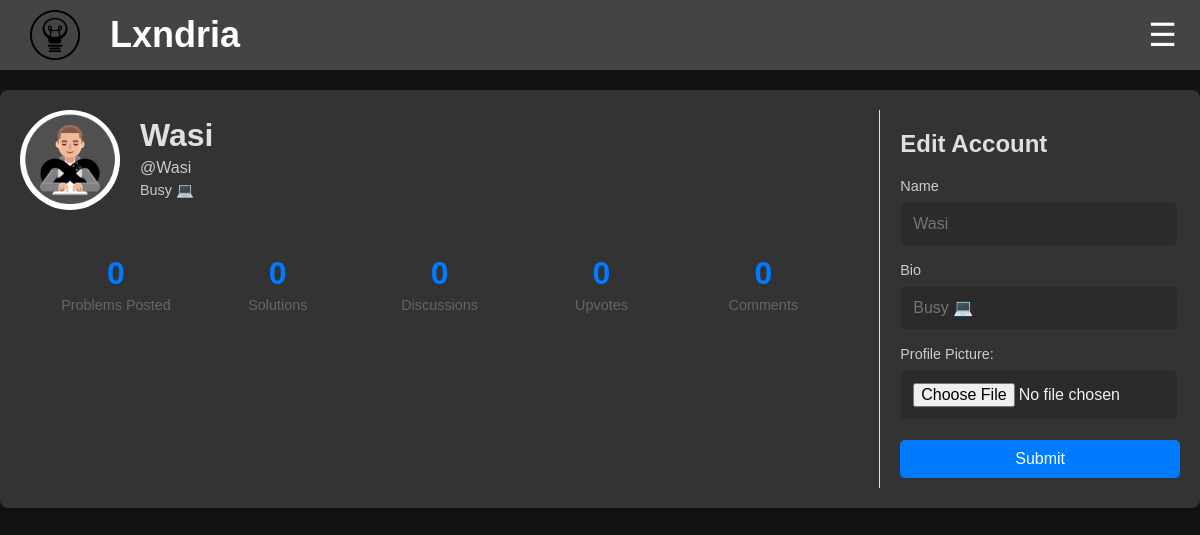
The app's page /account/edit (signed in), older data.
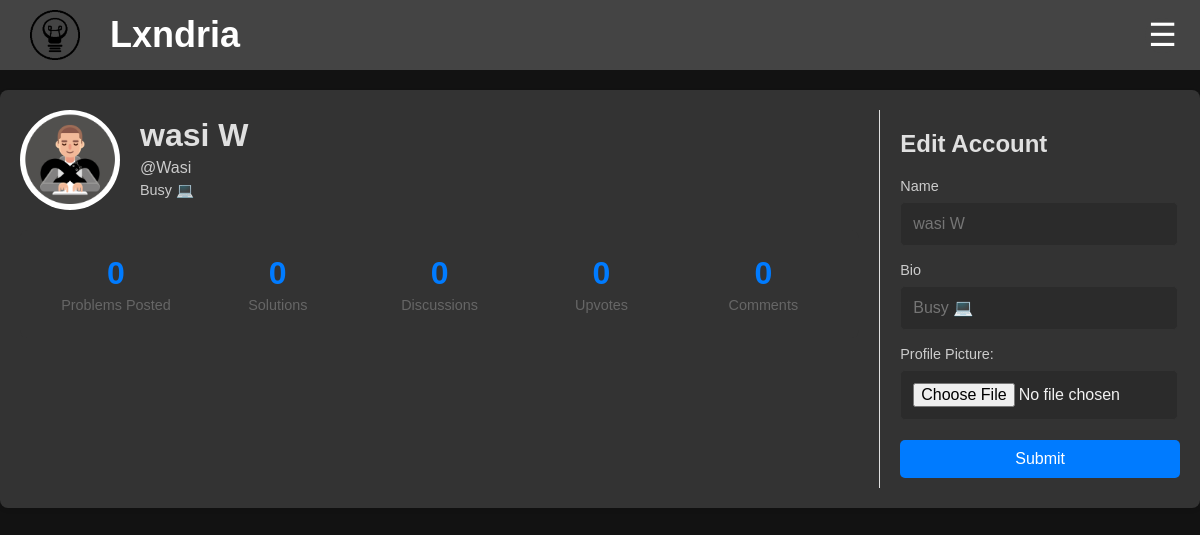
The same page, newer data.
### app/models.py (models this page shows, shortened)
class Profile(db.Model):
    __tablename__ = "profile"
    __table_args__ = {"extend_existing": True}
    username = db.Column(db.String(80), db.ForeignKey('user.username'), primary_key=True)  # Primary + Foreign Key
    user = db.relationship('User', backref=db.backref('profile', uselist=False, cascade="all, delete-orphan"))
    profile_pic = db.Column(db.String(255), default="/images/default-profile.jpg")
    bio = db.Column(db.Text, default="This user has not set a bio yet.")
    problems_posted = db.Column(db.Integer, default=0)
    solutions = db.Column(db.Integer, default=0)
    discussions = db.Column(db.Integer, default=0)
    upvotes = db.Column(db.Integer, default=0)
    comments = db.Column(db.Integer, default=0)
    created_at = db.Column(db.DateTime, default=datetime.utcnow)
    updated_at = db.Column(db.DateTime, onupdate=datetime.utcnow)
    @property
    def name(self):
        return self.user.name if self.user else None

class User(db.Model, UserMixin): # create a User class to store user information
    __tablename__ = "user"
    __table_args__ = {"extend_existing": True}  # Allow modifications to the table
    id = db.Column(db.Integer, primary_key=True)
    username = db.Column(db.String(80), unique=True, nullable=False)
    name = db.Column(db.String(80), nullable=False)
    password_hash = db.Column(db.String(120), nullable=False)
    email = db.Column(db.String(120), unique=True, nullable=False)
    created_at = db.Column(db.DateTime, default=datetime.utcnow)
    updated_at = db.Column(db.DateTime, onupdate=datetime.utcnow)

### app/routes/account.py (the view, shortened to what this page needs)
@account_bp.route('/account/edit', methods=['GET', 'POST'])
@login_required
def edit_account():
    form = EditAccountForm()
    current_profile = Profile.query.filter_by(username=current_user.username).first()
    user = User.query.filter_by(username=current_user.username).first()
    return render_template('edit_account.html', form=form, user = current_profile)

### app/forms.py
class EditAccountForm(FlaskForm):
    name = StringField('Name')
    profile_pic = FileField('Profile Picture', validators=[
        FileAllowed(['png', 'jpg', 'jpeg', 'gif'], 'Images only!')
    ])
    bio = StringField('Bio')
    submit = SubmitField('Save Changes')

### app/routes/auth.py (called while the page is built)
@login_manager.user_loader
def load_user(user_id):
    return User.query.get(int(user_id))

### app/templates/edit_account.html (shortened to what this page needs)
<!DOCTYPE html>
<html>
<head>
  <link rel="stylesheet" href="{{url_for('static', filename='css/banner.css')}}">
  <link rel="stylesheet" href="{{url_for('static', filename='css/profile.css')}}">
</head>
<header class="banner">
    <div class="logo-container">
      <img src="{{url_for('static', filename='Images/logo.png')}}" alt="Logo" class="logo">
      <span class="site-name"><a href="/">Lxndria</span></div></a>
      <div class="menu-container">
        <button class="menu-button" onclick="toggleMenu()">☰</button>
    </div>
  </header>
<body>
    <div class="profile-container">
        <div class="profile-main">
          <div class="profile-header">
            <img src="{{url_for('static', filename=user.profile_pic)}}" alt="Profile Picture" class="profile-pic">
            <div class="profile-info">
              <h1>{{user.name}}</h1>
              <p>@{{user.username}}</p>
              <p class="profile-bio">{{user.bio}}</p>
            </div>
          </div>
          <div class="profile-stats">
            <div class="stat-item">
                <div class="stat-number">{{user.problems_posted}}</div>
                <div class="stat-text">Problems Posted</div>
            </div>
            <div class="stat-item">
                <div class="stat-number">{{user.solutions}}</div>
                <div class="stat-text">Solutions</div>
              </div>
              <div class="stat-item">
                <div class="stat-number">{{user.discussions}}</div>
                <div class="stat-text">Discussions</div>
              </div>
              <div class="stat-item">
                <div class="stat-number">{{user.upvotes}}</div>
                <div class="stat-text">Upvotes</div>
              </div>
              <div class="stat-item">
                <div class="stat-number">{{user.comments}}</div>
                <div class="stat-text">Comments</div>
              </div>
            </div>
        </div>
        <div class="profile-sidebar">
            <h2>Edit Account</h2>
            <form action="/account/edit" enctype="multipart/form-data" method="POST">
                <div class="input-group">
                <label for="username">Name</label>
                {{ form.name(class="form-control", placeholder=user.name) }}
                </div>
                <div class="input-group">
                <label for="Email">Bio</label>
                {{ form.bio(class="form-control", placeholder=user.bio) }}
              </div>
              <div class="input-group">
                <label for="Profile Picture">Profile Picture:</label>
                {{ form.profile_pic(class="form-control") }}
                </div>
            <div class="profile-options">
                <button type="submit">Submit</button>
            </div>
            </form>
        </div>
</body>
</html>

### app/static/css/banner.css (style rules this page uses)
body, h1, p { margin: 0; padding: 0; text-decoration: none; color: inherit; font-family: Arial, sans-serif; box-sizing: border-box; background-color: #121212; color: #f1f1f1; ; }
a { text-decoration: none; color: inherit; }
.banner { display: flex; justify-content: space-between; align-items: center; padding: 10px 10px; background-color: #444; color: white; position: sticky; top: 0; z-index: 1000; }
.logo-container { display: flex; align-items: center; }
.logo { width: 50px; height: 50px; margin-left: 20px; margin-right: 30px; }
.site-name { font-size: 2.25rem; font-family: 'Gill Sans', 'Gill Sans MT', Calibri, 'Trebuchet MS', sans-serif; font-weight: bold; }
.menu-container { position: relative; display: inline-block; }
.menu-button { padding: 15px; margin-right: 10px; background-color: #444; color: white; border: none; cursor: pointer; border-radius: 50%; width: 35px; height: 35px; text-align: center; font-size: 2rem; line-height: 1; display: flex; justify-content: center; align-items: center; }

### app/static/css/profile.css (style rules this page uses)
body { font-family: 'Poppins', sans-serif; margin: 0; padding: 0; background-color: #121212; color: #e0e0e0; }
h1, p { font-family: 'Poppins', sans-serif; margin: 0; padding: 0; background-color: #333; color: #e0e0e0; }
.profile-container { display: flex; max-width: 1200px; margin: 20px auto; padding: 20px; background-color: #333; box-shadow: 0 2px 4px rgba(0, 0, 0, 0.1); border-radius: 8px; color: #e0e0e0; }
.profile-main { flex: 3; padding-right: 20px; }
.profile-sidebar { flex: 1; padding-left: 20px; border-left: 1px solid #e0e0e0; }
.profile-header { display: flex; align-items: center; margin-bottom: 20px; }
.profile-pic { width: 100px; height: 100px; border-radius: 50%; object-fit: cover; margin-right: 20px; }
.profile-info h1 { font-size: 2rem; margin: 0; }
.profile-info p { margin: 5px 0; color: #e0e0e0e0; }
.profile-bio { margin-top: 10px; font-size: 0.9rem; color: #444; }
.profile-stats { display: flex; justify-content: space-between; margin-top: 20px; padding: 15px; background-color: #333; border-radius: 8px; }
.stat-item { text-align: center; flex: 1; padding: 10px; }
.stat-number { font-size: 2rem; font-weight: 600; color: #007bff; margin-bottom: 5px; }
.stat-text { font-size: 0.9rem; color: #666; }
.profile-options { margin-top: 20px; }
.profile-options button { display: block; width: 100%; padding: 10px; margin-bottom: 10px; background-color: #007bff; color: #ffffff; border: none; border-radius: 5px; cursor: pointer; font-size: 1rem; transition: background-color 0.3s; }
.input-group { margin-bottom: 1rem; }
label { display: block; margin-bottom: 0.5rem; font-size: 0.9rem; color: #cccccc; }
input { width: 90%; padding: 0.75rem; border: 1px solid #333; border-radius: 5px; font-size: 1rem; background-color: #2b2b2b; color: #f1f1f1; }

Row changes from the older to the newer data that the page shows:
changed User: name "Wasi" → "wasi W"
